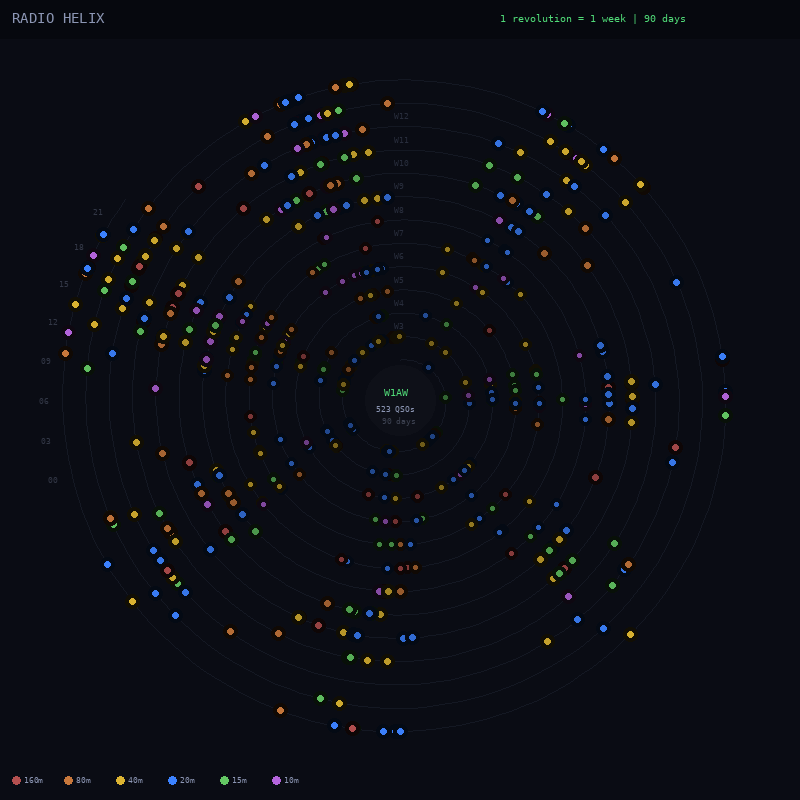

Here is the Python script that generated this plot:
"""Spiral Timeline — Radio Helix showing daily/weekly QSO patterns."""
import math
import random
from PIL import Image, ImageDraw, ImageFont

random.seed(42)
W, H = 800, 800
CENTER = (W // 2, H // 2)
BG = (10, 12, 20)
LABEL_COLOR = (140, 150, 180)

BAND_COLORS = {
    "160m": (180, 80, 80), "80m": (200, 120, 60), "40m": (220, 180, 50),
    "20m": (60, 130, 255), "15m": (100, 200, 100), "10m": (180, 100, 220),
}

# Generate QSO data for 90 days (3 months)
# Each QSO: (day, hour, band)
QSOS = []
for day in range(90):
    # Number of QSOs per day varies
    is_weekend = day % 7 in (5, 6)
    num = random.randint(3, 15) if is_weekend else random.randint(0, 8)
    for _ in range(num):
        hour = random.gauss(16, 4) % 24  # Peak around 4pm UTC
        band = random.choices(
            ["20m", "40m", "15m", "10m", "80m", "160m"],
            weights=[35, 20, 15, 10, 12, 8],
        )[0]
        # Night bands shift
        if 0 <= hour < 6 or 20 <= hour < 24:
            band = random.choices(
                ["80m", "40m", "160m", "20m"],
                weights=[30, 30, 20, 20],
            )[0]
        QSOS.append((day, hour, band))

img = Image.new("RGB", (W, H), BG)
draw = ImageDraw.Draw(img)

try:
    font = ImageFont.truetype("/usr/share/fonts/truetype/dejavu/DejaVuSansMono.ttf", 14)
    font_sm = ImageFont.truetype("/usr/share/fonts/truetype/dejavu/DejaVuSansMono.ttf", 10)
    font_xs = ImageFont.truetype("/usr/share/fonts/truetype/dejavu/DejaVuSansMono.ttf", 8)
except OSError:
    font = font_sm = font_xs = ImageFont.load_default()

# Spiral parameters: one revolution = 7 days (one week)
REVOLUTIONS = 90 / 7  # ~13 weeks
MIN_R = 40
MAX_R = 340
TOTAL_ANGLE = REVOLUTIONS * 2 * math.pi


def day_hour_to_spiral(day, hour):
    """Convert day+hour to spiral x,y."""
    # Progress through the 90 days
    t = (day + hour / 24.0) / 90.0
    angle = t * TOTAL_ANGLE - math.pi / 2  # Start at top
    r = MIN_R + (MAX_R - MIN_R) * t
    x = CENTER[0] + r * math.cos(angle)
    y = CENTER[1] + r * math.sin(angle)
    return x, y


# Draw spiral backbone
steps = 2000
for si in range(steps - 1):
    t1 = si / steps
    t2 = (si + 1) / steps
    a1 = t1 * TOTAL_ANGLE - math.pi / 2
    a2 = t2 * TOTAL_ANGLE - math.pi / 2
    r1 = MIN_R + (MAX_R - MIN_R) * t1
    r2 = MIN_R + (MAX_R - MIN_R) * t2
    x1 = CENTER[0] + r1 * math.cos(a1)
    y1 = CENTER[1] + r1 * math.sin(a1)
    x2 = CENTER[0] + r2 * math.cos(a2)
    y2 = CENTER[1] + r2 * math.sin(a2)
    draw.line([(x1, y1), (x2, y2)], fill=(20, 24, 35), width=1)

# Hour markers along the outermost ring
for hour in range(0, 24, 3):
    t = (89 + hour / 24.0) / 90.0
    angle = t * TOTAL_ANGLE - math.pi / 2
    r = MAX_R + 15
    x = CENTER[0] + r * math.cos(angle)
    y = CENTER[1] + r * math.sin(angle)
    draw.text((x - 6, y - 4), f"{hour:02d}", fill=(50, 55, 70), font=font_xs)

# Week labels along the spiral
for week in range(int(REVOLUTIONS)):
    day = week * 7
    t = day / 90.0
    angle = t * TOTAL_ANGLE - math.pi / 2
    r = MIN_R + (MAX_R - MIN_R) * t - 12
    x = CENTER[0] + r * math.cos(angle)
    y = CENTER[1] + r * math.sin(angle)
    if r > 60:
        draw.text((x - 6, y - 4), f"W{week + 1}", fill=(40, 45, 60), font=font_xs)

# Plot QSOs
for day, hour, band in QSOS:
    x, y = day_hour_to_spiral(day, hour)
    color = BAND_COLORS.get(band, (100, 100, 100))

    # Size based on how recent (outer = more recent = larger)
    t = day / 90.0
    size = 2 + int(t * 2)

    # Glow
    for gr in range(size + 4, size, -1):
        alpha = 0.08
        gc = (int(color[0] * alpha), int(color[1] * alpha), int(color[2] * alpha))
        draw.ellipse([x - gr, y - gr, x + gr, y + gr], fill=gc)

    alpha = 0.5 + t * 0.5
    c = (int(color[0] * alpha), int(color[1] * alpha), int(color[2] * alpha))
    draw.ellipse([x - size, y - size, x + size, y + size], fill=c)

# Center info
draw.ellipse([CENTER[0] - MIN_R + 5, CENTER[1] - MIN_R + 5, CENTER[0] + MIN_R - 5, CENTER[1] + MIN_R - 5], fill=(14, 16, 24))
draw.text((CENTER[0] - 16, CENTER[1] - 14), "W1AW", fill=(80, 220, 120), font=font_sm)
draw.text((CENTER[0] - 24, CENTER[1] + 4), f"{len(QSOS)} QSOs", fill=LABEL_COLOR, font=font_xs)
draw.text((CENTER[0] - 18, CENTER[1] + 16), "90 days", fill=(60, 65, 80), font=font_xs)

# Header
draw.rectangle([(0, 0), (W, 38)], fill=(6, 8, 14))
draw.text((12, 10), "RADIO HELIX", fill=LABEL_COLOR, font=font)
draw.text((W - 300, 12), "1 revolution = 1 week | 90 days", fill=(80, 220, 120), font=font_sm)

# Legend
lx = 12
ly = H - 24
for band, color in BAND_COLORS.items():
    draw.ellipse([lx, ly, lx + 8, ly + 8], fill=color)
    draw.text((lx + 12, ly - 1), band, fill=LABEL_COLOR, font=font_xs)
    lx += 52

img.save("/home/user/carrier_wave/mockups/spiral_timeline.png")
print("Saved spiral_timeline.png")
